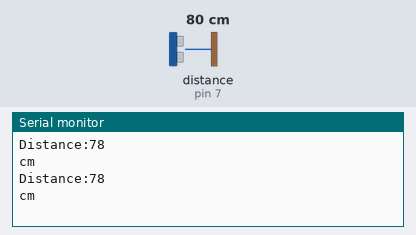
A sketch run on a simulated Arduino Uno, built with avr-gcc and run on an emulated ATmega328P. Shown: the last lines printed to the serial monitor. Wiring (inferred from the names in the program): ultrasonic range finder: trigger pin 8; echo pin 7. The test bench sets the inputs (shaded band); at power-on: distance to the obstacle (sensor on pin 7) 80 cm. The echo pulse lasts 58.3 µs per cm.

Above: at 1.8 s.
1.9 s: distance to the obstacle (sensor on pin 7) set to 2 cm
At 2.8 s:
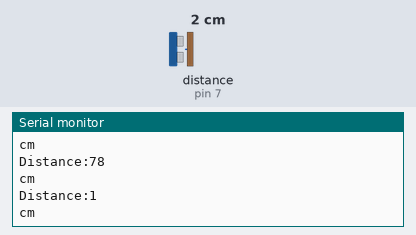
3.4 s: distance to the obstacle (sensor on pin 7) set to 4 cm
At 4.4 s:
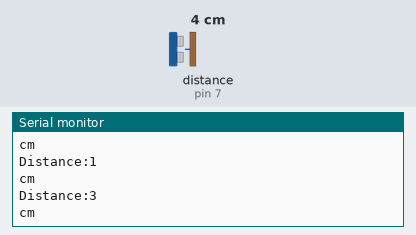
Timing chart, 0 to 6.4 s (numbered marks = the images above; inputs shaded):
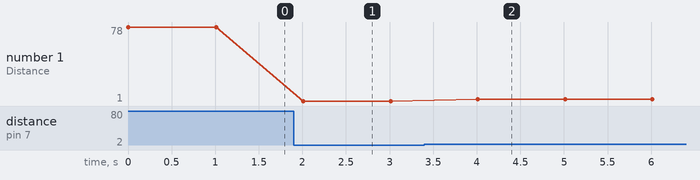

The sketch:

ultrasonic_with_out_header_file.ino
```cpp
int trigpin = 8;
int echopin = 7;
long duration;

int distance;

void setup() {
  pinMode (trigpin,OUTPUT);
  pinMode (echopin,INPUT);
  Serial.begin(9600);
}

void loop() {
digitalWrite(trigpin,LOW);
delayMicroseconds(2);
digitalWrite(trigpin,HIGH);
delayMicroseconds(10);
digitalWrite(trigpin,LOW);

duration=pulseIn(echopin,HIGH);
distance=duration*0.034/2;

Serial.print("Distance:");
Serial.println(distance);
Serial.println("cm");

delay(1000);

}
```

Measured:
- after the input at 1.9 s, the serial monitor: prints a new line after 0.11 s (image 1)
- after the input at 3.4 s, the serial monitor: prints a new line after 0.61 s (image 2)
- plotted number 1: 78 → 1 after the input at 1.9 s, 1 → 3 after the input at 3.4 s
